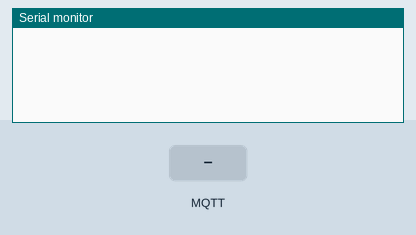
Recording of a program running on a simulated ESP32. Shown: the last lines printed to the serial monitor. Inputs (shaded band) come from the test bench. WiFi joins after 1.5 s; servers stay silent unless stated; no MQTT or app messages arrive unless stated.

Above: at 2.7 s.
2.8 s: MQTT message "1" arrives on the first subscribed topic
At 3.2 s:
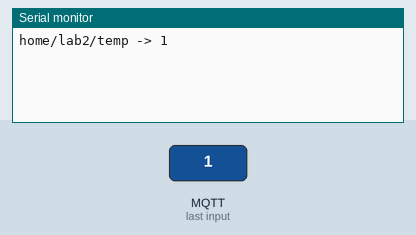
4.3 s: MQTT message "on" arrives on the first subscribed topic
At 5.5 s:
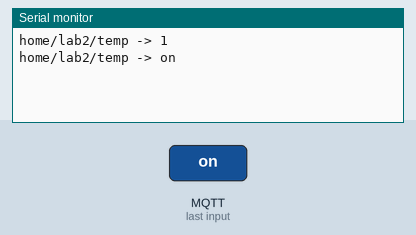
5.8 s: MQTT message "off" arrives on the first subscribed topic
At 6.7 s:
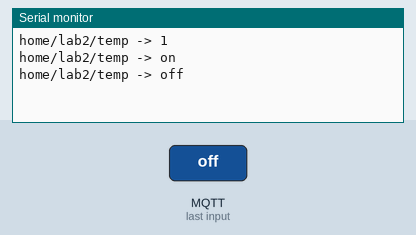
7.3 s: MQTT message "1" arrives on the second subscribed topic
At 7.9 s:
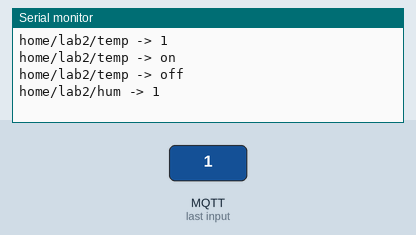
8.8 s: MQTT message "on" arrives on the second subscribed topic
At 10.0 s:
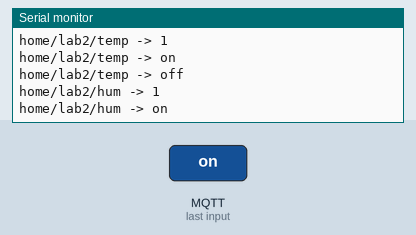
10.3 s: MQTT message "off" arrives on the second subscribed topic
At 11.3 s:
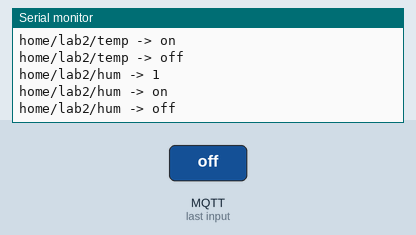

Measured:
- after the input at 2.8 s, the serial monitor: prints a new line at once (image 1)
- after the input at 4.3 s, the serial monitor: prints a new line at once (image 2)
- after the input at 5.8 s, the serial monitor: prints a new line at once (image 3)
- after the input at 7.3 s, the serial monitor: prints a new line at once (image 4)
- after the input at 8.8 s, the serial monitor: prints a new line at once (image 5)
- after the input at 10.3 s, the serial monitor: prints a new line at once (image 6)

The program:

main.cpp
```cpp
/******************
 * MQTT Subscriber 2 (Serial Monitor)
 ******************/
#include <WiFi.h>
#include <PubSubClient.h>

char ssid[] = "Wokwi-GUEST";
char pass[] = "";

const char* mqtt_server = "10.13.20.203";
const int mqtt_port = 1883;

const char* TOPIC_TEMP = "home/lab2/temp";
const char* TOPIC_HUM  = "home/lab2/hum";

WiFiClient espClient;
PubSubClient mqtt(espClient);

void callback(char* topic, byte* payload, unsigned int length) {
  String msg = "";
  for (int i = 0; i < length; i++) msg += (char)payload[i];
  Serial.print(topic);
  Serial.print(" -> ");
  Serial.println(msg);
}

void setup() {
  Serial.begin(115200);
  WiFi.begin(ssid, pass);
  while (WiFi.status() != WL_CONNECTED) delay(500);

  mqtt.setServer(mqtt_server, mqtt_port);
  mqtt.setCallback(callback);
  mqtt.connect("ESP32_Subscriber_2"); // UNIQUE ID
  mqtt.subscribe(TOPIC_TEMP);
  mqtt.subscribe(TOPIC_HUM);
}

void loop() {
  mqtt.loop();
}
```
